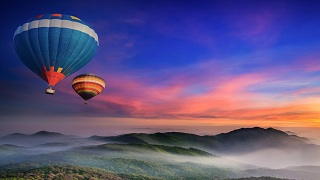
//> input picture TestImage/1.jpeg, 320 x 180 px
$ ./EdgeDrawing_v1 TestImage/1.jpeg   (built with g++ and OpenCV 4)
//> lines starting //> are read from the running program, lines starting //| are printed output that depends on the picture; after the words box and inside, x2 and y2 are one past the last pixel; in counts of white or black regions, pixels touching at a corner belong together
#include <iostream>
#include <chrono>

#include <opencv2/opencv.hpp>
#include <opencv2/core/core.hpp>
#include <opencv2/highgui/highgui.hpp>
#include <opencv2/imgproc/imgproc.hpp>

using namespace std;
using namespace cv;

#define Horizontal  255//if |dx|<|dy|;
#define Vertical    0//if |dy|<=|dx|;
#define UpDir       1
#define RightDir    2
#define DownDir     3
#define LeftDir     4
#define TryTime     6
#define SkipEdgePoint 2

#define DEBUGEdgeDrawing

int Drawing( InputArray _src,OutputArray _dst,double low_thresh,double high_thresh,bool L2gradient );

int main( int argc,char** argv )
{
	cv::Mat src,dst;
	//src = cv::imread( argv[1],CV_LOAD_IMAGE_COLOR );
	src = cv::imread( argv[1], cv::IMREAD_GRAYSCALE);
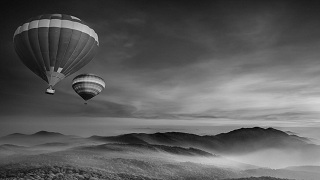
//> src: 180 rows x 320 cols, CV_8UC1; min 0, max 215, mean 93.2
	dst.create(src.size(),CV_8U );
	namedWindow( "src",WINDOW_AUTOSIZE );
	imshow( "src",src );
	std::chrono::steady_clock::time_point t1 = chrono::steady_clock::now();
	Drawing(src,dst,10,25,1);
	std::chrono::steady_clock::time_point t2 = chrono::steady_clock::now();
	std::chrono::duration<double> time_used = chrono::duration_cast<chrono::duration<double>>(t2-t1);
	cout << "EdgeDrawing函数所用时" << time_used.count() << "秒" << endl;
	cout << "Canny函数对比开始" << endl;
	t1 = chrono::steady_clock::now();
	Canny( src,dst,30,60,5,1 );
	t2 = chrono::steady_clock::now();
	time_used = chrono::duration_cast<chrono::duration<double>>(t2-t1);
	cout << "Canny函数所用时" << time_used.count() << "秒" << endl;
	cout << "输入图像尺寸为: rows= " << src.rows << " cols = " << src.cols << endl;
	namedWindow( "dst",WINDOW_AUTOSIZE );
	imshow( "dst",dst );
	waitKey(0);
	return 0;
}

int Drawing( InputArray _src,OutputArray _dst,double low_thresh,double high_thresh, bool L2gradient)
{
//> called with low_thresh = 10, high_thresh = 25, L2gradient = true
	Mat src = _src.getMat();
	//输入图像判断
	CV_Assert( src.depth() == CV_8U );
	_dst.create( src.size(),CV_8U );
	Mat dst = _dst.getMat();
//> dst: 180 rows x 320 cols, CV_8UC1; every value is 0
	const int cn = src.channels();
	cout << L2gradient <<endl;

	//后续使用的参数初始化
	int aperture_size = 3;//孔径数目
	//short int gradienThreshold_ = 80;
	unsigned int imageWidth = src.cols;
	unsigned int imageHeight= src.rows;
	unsigned int gradienThreshold_ = 30; // ***** ORIGINAL WAS 25
	unsigned int pixelNum = imageWidth*imageHeight;//输入图像总像素值
    unsigned int edgePixelArraySize = pixelNum/5;//像素总数的五分之一
	unsigned int maxNumOfEdge = edgePixelArraySize/20;//像素总数的百分之一
	unsigned int scanIntervals = 5;//寻找锚点的扫描高间隙
	unsigned int scanIncreseX = 0;//寻找锚点的扫描间隙X增量
	unsigned int scanIncreseY = 0;//寻找锚点的扫描间隙Y增量
	unsigned char anchorThreshold_ = 8;//锚点与它4领域像素的梯度值之差必须大于anchorThreshold
	int minLineLen_ = 15;//minimal acceptable line length

	/*For example, there two edges in the image:
	 *edge1 = [(7,4), (8,5), (9,6),| (10,7)|, (11, 8), (12,9)] and
	 *edge2 = [(14,9), (15,10), (16,11), (17,12),| (18, 13)|, (19,14)] ; then we store them as following:
	 *pFirstPartEdgeX_ = [10, 11, 12, 18, 19];//store the first part of each edge[from middle to end]
	 *pFirstPartEdgeY_ = [7,  8,  9,  13, 14];
	 *pFirstPartEdgeS_ = [0,3,5];// the index of start point of first part of each edge
	 *pSecondPartEdgeX_ = [10, 9, 8, 7, 18, 17, 16, 15, 14];//store the second part of each edge[from middle to front]
	 *pSecondPartEdgeY_ = [7,  6, 5, 4, 13, 12, 11, 10, 9];//anchor points(10, 7) and (18, 13) are stored again
	 *pSecondPartEdgeS_ = [0, 4, 9];// the index of start point of second part of each edge
	 *This type of storage order is because of the order of edge detection process.
	 *For each edge, start from one anchor point, first go right, then go left or first go down, then go up*/
	unsigned int *pFirstPartEdgeX_ = new unsigned int[edgePixelArraySize];//store the X coordinates of the first part of the pixels for chains
	unsigned int *pFirstPartEdgeY_ = new unsigned int[edgePixelArraySize];//store the Y coordinates of the first part of the pixels for chains
	unsigned int *pFirstPartEdgeS_ = new unsigned int[maxNumOfEdge];//store the start index of every edge chain in the first part arrays
	unsigned int *pSecondPartEdgeX_ = new unsigned int[edgePixelArraySize];//store the X coordinates of the second part of the pixels for chains
	unsigned int *pSecondPartEdgeY_ = new unsigned int[edgePixelArraySize];//store the Y coordinates of the second part of the pixels for chains
	unsigned int *pSecondPartEdgeS_ = new unsigned int[maxNumOfEdge];//store the start index of every edge chain in the second part arrays
	unsigned int *pAnchorX_ = new unsigned int[edgePixelArraySize];//储存锚点的X轴坐标，即列数
	unsigned int *pAnchorY_ = new unsigned int[edgePixelArraySize];//储存锚点的Y轴坐标，即行数

	//定义边缘图像
	cv::Mat edgeImage_( imageHeight, imageWidth, CV_8UC1 );
	//定义高斯滤波后的矩阵
	Mat src_gauss( imageHeight, imageWidth, CV_8UC(cn) );
	//定义两个装梯度的矩阵
	Mat dxImg_( imageHeight, imageWidth, CV_8UC1 );
	Mat dyImg_( imageHeight, imageWidth, CV_8UC1 );
	//显示用的容器
	Mat Img_view( imageHeight, imageWidth, CV_8UC(cn) );
	Mat dx_view( imageHeight, imageWidth, CV_8UC(cn) );
	Mat dy_view( imageHeight, imageWidth, CV_8UC(cn) );
	//定义x，y方向灰度值融合矩阵容器
	Mat dxy_grad( imageHeight, imageWidth, CV_8UC(cn) );
	//存放xy梯度范数的容器
	Mat dxyNorm( imageWidth, imageHeight,CV_16UC(cn) );
	//梯度值取绝对值容器
	cv::Mat dxABS_max( imageHeight, imageWidth, CV_16UC1 );//三个通道中梯度值最大处绝对值
	cv::Mat dyABS_max( imageHeight, imageWidth, CV_16UC1 );//三个通道中梯度值最大处绝对值
	cv::Mat SumDxDy( imageHeight, imageWidth, CV_16UC1 );//各通道梯度值绝对值求和，一范数或者二范数
	cv::Mat gImgWO_( imageHeight, imageWidth, CV_16UC(cn) );
	//高低阈值筛选
	cv::Mat gImg_( imageHeight, imageWidth,CV_16UC1 );//求得最大范数的子集图，因为有阈值将梯度小的地方滤除了,只有一个通道
	cv::Mat dirImg_;//储存梯度方向的图像
	//步骤一
	//高斯平滑滤波，3×3
	GaussianBlur( src, src_gauss, Size(3, 3), 1 );

	//步骤二
	//计算梯度值并且计算边缘方向
	//compute dx, dy images, gImag_ = gradient image
	if(gImg_.cols!= imageWidth||gImg_.rows!= imageHeight)
	{
		if(pFirstPartEdgeX_!= NULL)
		{
			delete [] pFirstPartEdgeX_;
			delete [] pFirstPartEdgeY_;
			delete [] pSecondPartEdgeX_;
			delete [] pSecondPartEdgeY_;
			delete [] pFirstPartEdgeS_;
			delete [] pSecondPartEdgeS_;
			delete [] pAnchorX_;
			delete [] pAnchorY_;
		}
		dxImg_.create(imageHeight, imageWidth, CV_16SC1);
		dyImg_.create(imageHeight, imageWidth, CV_16SC1 );
		gImgWO_.create(imageHeight, imageWidth, CV_16SC1 );
		gImg_.create(imageHeight, imageWidth, CV_16SC1 );
		dirImg_.create(imageHeight, imageWidth, CV_8UC1 );
		edgeImage_.create(imageHeight, imageWidth, CV_8UC1 );
		pFirstPartEdgeX_ = new unsigned int[edgePixelArraySize];//对pFirstPartEdgeX_开辟edgePixelArraySize个无符号整形空间
		pFirstPartEdgeY_ = new unsigned int[edgePixelArraySize];
		pSecondPartEdgeX_ = new unsigned int[edgePixelArraySize];
		pSecondPartEdgeY_ = new unsigned int[edgePixelArraySize];
		pFirstPartEdgeS_ = new unsigned int[maxNumOfEdge];
		pSecondPartEdgeS_ = new unsigned int[maxNumOfEdge];
		pAnchorX_ = new unsigned int[edgePixelArraySize];//锚点pAnchorX_
		pAnchorY_ = new unsigned int[edgePixelArraySize];//锚点pAnchorX_
	}
	//Sobel( src_gauss,dxImg_,CV_8UC1, 1, 0, 3 );//对平滑后的图像dx方向sobel求梯度，算子尺寸为3
	//Sobel( src_gauss,dyImg_,CV_8UC1, 0, 1, 3 );//对平滑后的图像dy方向sobel求梯度，算子尺寸为3
	cv::Sobel( src_gauss, dxImg_, CV_16SC1, 1, 0, 3);//对平滑后的图像dx方向sobel求梯度，算子尺寸为3
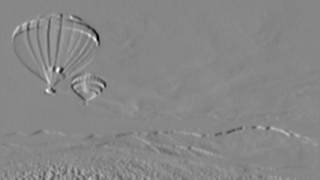
//> dxImg_: 180 rows x 320 cols, CV_16SC1; min -335, max 301, mean 2.1; drawn with min black and max white
	cv::Sobel( src_gauss, dyImg_, CV_16SC1, 0, 1, 3);//对平滑后的图像dy方向sobel求梯度，算子尺寸为3
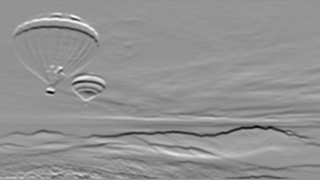
//> dyImg_: 180 rows x 320 cols, CV_16SC1; min -448, max 335, mean 2.5; drawn with min black and max white
#ifdef DEBUGEdgeDrawing
	namedWindow( "src_gauss",CV_WINDOW_AUTOSIZE );
        cv::imshow("src_gauss", src_gauss);
#endif

	//compute gradient and direction images
	double t = (double)cv::getTickCount();//记录当前系统时间保存在双精度变量t内
	cv::Mat dxABS_m = cv::abs(dxImg_);//对梯度值取绝对值
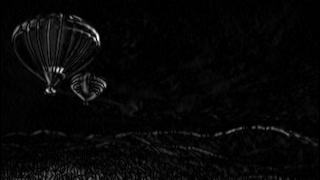
//> dxABS_m: 180 rows x 320 cols, CV_16SC1; min 0, max 335, mean 9.8; drawn with min black and max white
	cv::Mat dyABS_m = cv::abs(dyImg_);
#ifdef DEBUGEdgeDrawing
	namedWindow( "dxImg_1",CV_WINDOW_AUTOSIZE );
        cv::imshow("dxImg_1", dxABS_m);
	namedWindow( "dyImg_2",CV_WINDOW_AUTOSIZE );
        cv::imshow("dyImg_2", dyABS_m);
#endif
	cv::Mat sumDxDy;//梯度值一范数图
	cv::add(dyABS_m, dxABS_m, sumDxDy);//矩阵相加函数,???难道不会超出范围？
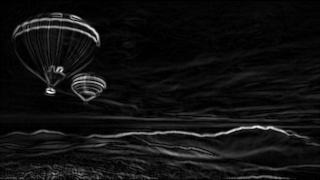
//> sumDxDy: 180 rows x 320 cols, CV_16SC1; min 0, max 548, mean 38; drawn with min black and max white

	cv::threshold(sumDxDy,gImg_, gradienThreshold_+1, 255, cv::THRESH_TOZERO);//阈值处理后gImg_图
	gImg_ = gImg_/4;
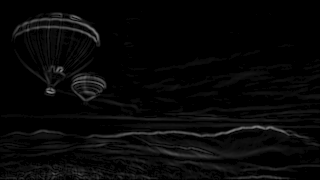
//> gImg_: 180 rows x 320 cols, CV_16SC1; min 0, max 137, mean 7.3
	gImgWO_ = sumDxDy/4;
	cv::compare(dxABS_m, dyABS_m, dirImg_, cv::CMP_LT);//水平方向梯度变化则值为255,垂直方向大则为0,dst(i)=src1(i) cmpop src2(i)
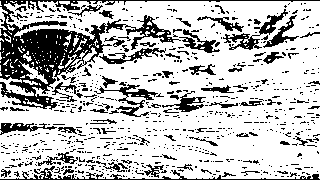
//> dirImg_: 180 rows x 320 cols, CV_8UC1; 74.4% white; 716 black regions (647 under 20 px), largest, box (x1, y1, x2, y2) and area: (0, 0, 320, 110) 5797, (0, 166, 320, 180) 726, (223, 9, 288, 50) 550
#ifdef DEBUGEdgeDrawing
	namedWindow( "方向图",CV_WINDOW_AUTOSIZE );
	imshow( "方向图",dirImg_ );
#endif
	t = ((double)cv::getTickCount() - t)/cv::getTickFrequency();
	std::cout<<"FOR ABS: 1 "<<t<<"s"<<std::endl;
	short *pdxImg = dxImg_.ptr<short>();//dx方向图像的数据指针，没有指定矩阵行
	short *pdyImg = dyImg_.ptr<short>();//dy方向图像的数据指针，没有指定矩阵行
	short *pgImg  = gImg_.ptr<short>();//x,y方向梯度绝对值求和再阈值处理后的图像的数据指针，没有指定矩阵行
	unsigned char *pdirImg = dirImg_.ptr();//方向图像的数据指针，没有指定矩阵行

	//extract the anchors in the gradient image, store into a vector
	memset(pAnchorX_,  0, edgePixelArraySize*sizeof(unsigned int));//initialization，将X方向锚点清零
	memset(pAnchorY_,  0, edgePixelArraySize*sizeof(unsigned int));//将Y方向锚点清零
	unsigned int anchorsSize = 0;
	int indexInArray;
	unsigned char gValue1, gValue2, gValue3;

	cv::Mat AnchorImg( imageHeight,imageWidth,CV_8UC1 );//锚点图显示用，仅调试阶段使用
	u_char* pAnchorImg = AnchorImg.ptr<u_char>();
    	//scanIntervals为扫描刻度值，默认为2

    u_char* pAnchordata = new u_char [pixelNum];
    delete []pAnchordata;//这个数组指针主要是给标记锚点做一个总的记录，为的是判断当前的点旁边是否有锚点。
	//如果是X方向梯度则判断其左边是否已经是锚点，如果是Y方向梯度则判断其上边是否已经是锚点。如果是则当前
	//位置的锚点标记是多余的，否则可将其标记为锚点。

	int temp_w;//临时变量存列号
	int temp_h;//临时变量存行号
	// [6 lines of commented-out code are left out]
	for(unsigned int h=1; h<imageHeight-1; h=h+scanIncreseY  )
	{
		for(unsigned int w=1; w<imageWidth-1; w=w+scanIncreseX )
		{
			indexInArray = h*imageWidth+w;
			//gValue1 = pdirImg[indexInArray];
			if(pdirImg[indexInArray]==Horizontal)//Horizontal的宏定义值为255,即水平方向梯度变化大
			{	//if the direction of pixel is horizontal, then compare with up and down
				//gValue2 = pgImg[indexInArray];
                if(pgImg[indexInArray]>=pgImg[indexInArray-imageWidth]+anchorThreshold_
                        &&pgImg[indexInArray]>=pgImg[indexInArray+imageWidth]+anchorThreshold_)
                {			// (w,h) is accepted as an anchor
					//要是处于栅格行,则要判断左边是不是已经是锚点了
                    if( w != 0 && h%scanIntervals == 0 && pdirImg[indexInArray-1]==Horizontal && pAnchordata[ h*imageWidth+w-1 ] == 255 );
                    else
                    {
						pAnchorX_[anchorsSize] = w;
						pAnchorY_[anchorsSize] = h;
                        pAnchorImg[ h*imageWidth+w ] = 255;//显示用
                        pAnchordata[ h*imageWidth+w ] = 255;
						anchorsSize++;
                    }
                }
			}
			else
			{	// if(pdirImg[indexInArray]==Vertical){//it is vertical edge, should be compared with left and right
				//gValue2 = pgImg[indexInArray];
                if(pgImg[indexInArray]>=pgImg[indexInArray-1]+anchorThreshold_
                        &&pgImg[indexInArray]>=pgImg[indexInArray+1]+anchorThreshold_)
                {			// (w,h) is accepted as an anchor
                    if( h != 0 && w%scanIntervals == 0 && pdirImg[indexInArray-imageWidth]==Vertical && pAnchordata[ (h-1)*imageWidth+w ] == 255 );
                    else
                    {
						pAnchorX_[anchorsSize] = w;
						pAnchorY_[anchorsSize] = h;
						pAnchorImg[ h*imageWidth+w ] = 255;
                        pAnchordata[ h*imageWidth+w ] = 255;
						anchorsSize++;
                    }
                }
			}
			//扫描栅格增量求解，需要5×5增量，直线最大漏检长度控制在7个像素值内
			temp_w = w;//存当前列号
			temp_h = h;//存当前行号
			if( (imageWidth - temp_w) > scanIntervals)
			{
				if( temp_h%scanIntervals == 0 )
					scanIncreseX = 1;//只要是处于栅格行上列号只都1
				else
					if( temp_w%scanIntervals == 0 )
						scanIncreseX = scanIntervals;//不处于栅格行上，但是处于栅格列上，所以列号加的扫描间隙为栅格宽度
					else
						scanIncreseX = (scanIntervals- temp_w%scanIntervals);//让其再次附着在栅格列上
			}
			else
			{
				if( temp_h%scanIntervals == 0 )
				{
					scanIncreseX = 1;
				}
				else
				{
					scanIncreseX = scanIntervals;//不处于栅格行上,所以列号加大于最后间隔，则会超出范围，故循环结束
				}
			}
        }
        scanIncreseY = 1 ;//In the Y direction,行号都加1
    }
//> this loop made 178 passes
//> (indexInArray, anchorsSize, temp_w, scanIncreseX) on passes 1 to 3: (635, 0, 315, 5), (955, 0, 315, 5), (1275, 0, 315, 5)
//> AnchorImg: 180 rows x 320 cols, CV_8UC1; 0.48% white in thin lines or dots
//> (the rest of the program and of its run is left out)
